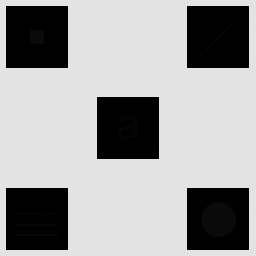
#> input picture Imagen_con_detalles_escondidos.tif, 256 x 256 px
$ python ej1.py
#> lines starting #> are read from the running program, lines starting #| are printed output that depends on the picture
import cv2
import numpy as np
import matplotlib.pyplot as plt

img = cv2.imread('Imagen_con_detalles_escondidos.tif', cv2.IMREAD_GRAYSCALE)
#> img is the input picture: shape (256, 256); min 0, max 228, mean 160.7
plt.imshow(img, cmap='gray')
plt.show(block=True)

#hist, bins = np.histogram(img.flatten(),256, range=[0,256])

#img_expand = cv2.copyMakeBorder(img, 10,10,10,10, borderType=cv2.BORDER_REFLECT)
#plt.imshow(img_expand,cmap='gray')


def transformar_imagen(imagen, ventana_x = 10, ventana_y = 10, tipo_borde=cv2.BORDER_REFLECT):
  # Creamos la imagen a volcar el resultado
#> called with ventana_x = 30, ventana_y = 30, tipo_borde = 1
  imagen_final = np.zeros_like(imagen, dtype = np.uint8)
  # Creamos la imagen expandida
  alto, ancho = imagen.shape[:2]
#> alto = 256; ancho = 256
  y_dif = ventana_y // 2
  x_dif = ventana_x // 2
  imagen_exp = cv2.copyMakeBorder(imagen, y_dif , y_dif,x_dif, x_dif, borderType = tipo_borde)
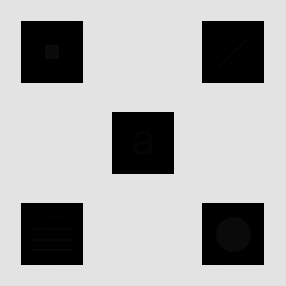
#> imagen_exp: shape (286, 286); min 0, max 228, mean 173.8
  for y in range(y_dif, alto + y_dif):
    for x in range(x_dif, ancho + x_dif):
      sub_im = imagen_exp[y-y_dif:y+y_dif+1, x-x_dif:x+x_dif+1] # Recortar la ventana
      sub_im_eq = cv2.equalizeHist(sub_im) # Ecualizar la ventana
      imagen_final[y-y_dif,x-x_dif] = sub_im_eq[y_dif,x_dif]
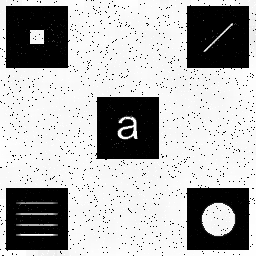
#> imagen_final: shape (256, 256); min 0, max 255, mean 177.3
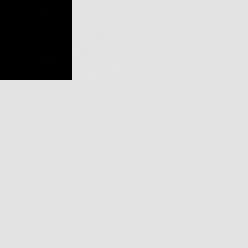
#> sub_im: shape (31, 31) (shown 8 times larger); min 0, max 228, mean 205.7
  return imagen_final


imagen_final = transformar_imagen(img, ventana_x=30, ventana_y=30, tipo_borde=cv2.BORDER_REPLICATE)
plt.imshow(imagen_final, cmap='gray')
plt.show(block=True)
